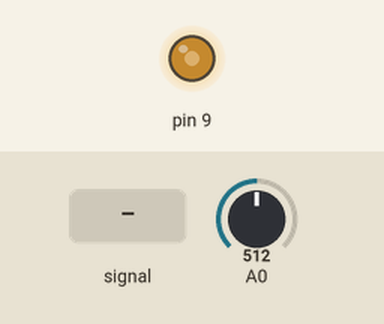
Simulated run of this sketch. Board: Arduino Uno, built with avr-gcc and run on an emulated ATmega328P. Parts: output pins drawn as LEDs (lit = HIGH). Inputs (shaded band) come from the test bench; at power-on: A0 = 512.

Above: at 1.2 s.
1.3 s: A0 fed a 200 Hz sine of ±81 counts around its level
Timing chart, 0 to 2.4 s (numbered marks = the images above; inputs shaded):
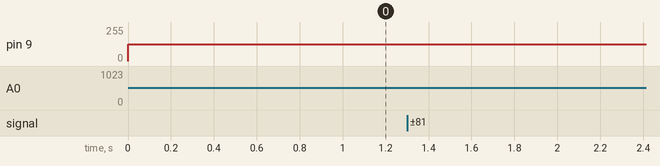

The sketch:

ADCLED.ino
```cpp
//=========================================================
// Small sketch using the ADC interrupt to control an LED
// on pin D9 (PWM) based on the reading from the ADC on pin
// A0. The ADC is started in free running mode so always
// starts a new conversion when the current one is done.
//
// Norman Dunbar
// 20 April 2020
//=========================================================

void setupADC() {
    // Ensure ADC is powered.
    PRR &= ~(1 << PRADC);

    // Slow the ADC clock down to 125 KHz
    // by dividing by 128 or 64. 128 is for a 16 MHz Arduino
    // 64 for an 8 MHz NormDuino. Does not cater for other
    // clock speeds here. BEWARE.
   #if F_CPU == 16000000
        ADCSRA = (1 << ADPS2) | (1 << ADPS1) | (1 << ADPS0);
   #else
        // Assume 8MHz clock.
        ADCSRA = (1 << ADPS2) | (1 << ADPS1) | (0 << ADPS0);
   #endif


    // Initialise the ADC to use the
    // internal AVCC 5V reference voltage.
    ADMUX = (0 << REFS1) | (1 << REFS0);

    // Ensure result is right aligned.
    ADMUX &= ~(1 << ADLAR);

    // Use the ADC multiplexer input
    // ADC0 = Arduino pin A0.
    ADMUX |= (0 << MUX3) | (0 << MUX2) |
             (0 << MUX1) | (0 << MUX0);

    // Disable ADC0 Digital input buffer.
    DIDR0 |= (1 << ADC0D);

    // Use the interrupt to advise when a result is available.
    ADCSRA |= (1 << ADIE);

    // Set auto-trigger on, and choose Free Running mode. As
    // we are not using the Analogue Comparator, we don't
    // care about the ACME bit in ADCSRB.
    ADCSRA |= (1 << ADATE);
    ADCSRB = 0;

    // Enable the ADC.
    ADCSRA |= (1 << ADEN);
}


void startADC() {
    ADCSRA |= (1 << ADSC);
}


// Global storage for ADC result.
volatile uint16_t ADCReading = 0;


// The interrupt handler.
ISR(ADC_vect) {
    ADCReading = ADCW;
}

void setup() {
    // D9 has PWM, use it for the LED.
    pinMode(9, OUTPUT);

    // A0 is the input pin for the ADC.
    setupADC();

    // Start the first ADC conversion.
    startADC();
}

void loop() {
    // Dim or brighten the LED.
    analogWrite(9, map(ADCReading, 0, 1023, 0, 255));
}
```
